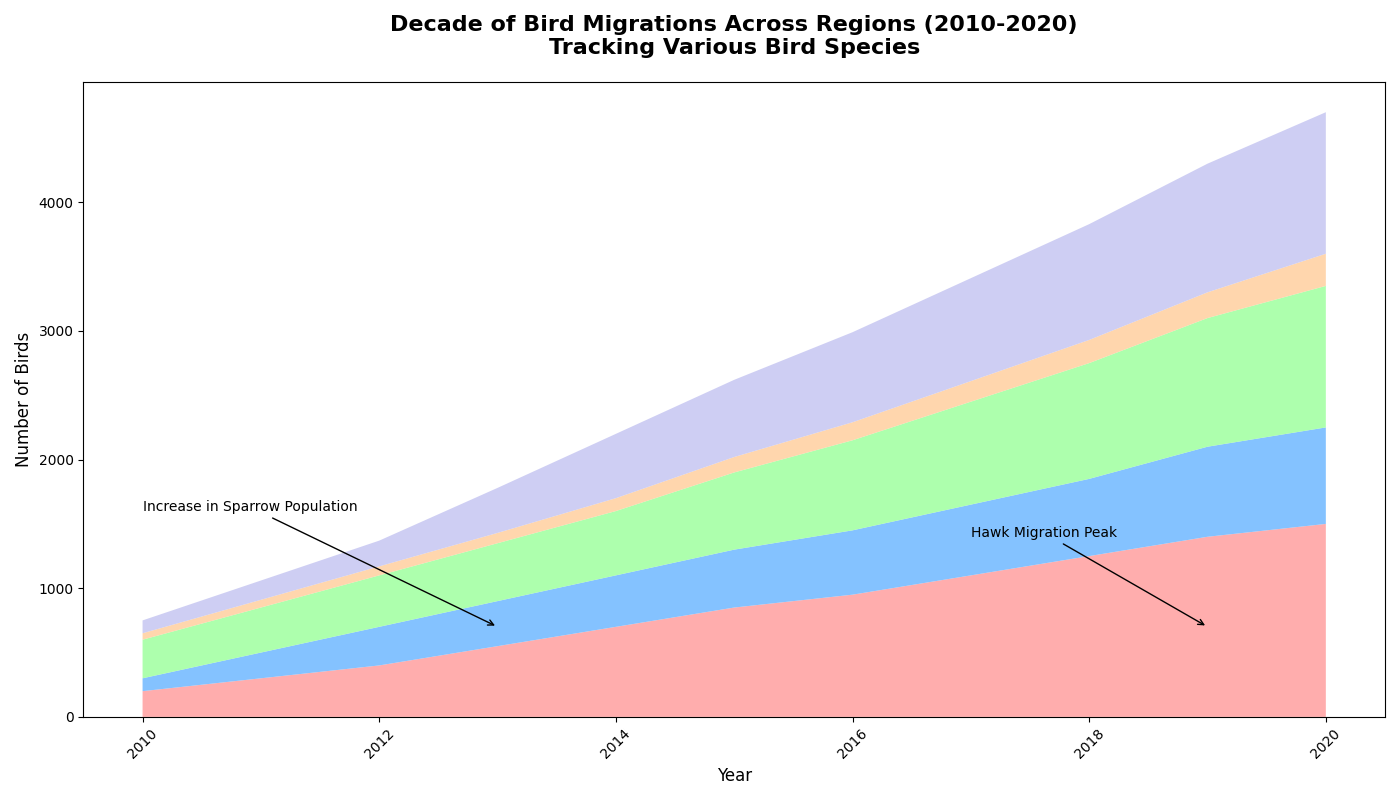

This figure's Python source:
import matplotlib.pyplot as plt
import numpy as np

years = np.arange(2010, 2021)

sparrows = np.array([200, 300, 400, 550, 700, 850, 950, 1100, 1250, 1400, 1500])
hawks = np.array([100, 200, 300, 350, 400, 450, 500, 550, 600, 700, 750])
swallows = np.array([300, 350, 400, 450, 500, 600, 700, 800, 900, 1000, 1100])
pelicans = np.array([50, 60, 70, 80, 100, 120, 140, 160, 180, 200, 250])
geese = np.array([100, 150, 200, 350, 500, 600, 700, 800, 900, 1000, 1100])

bird_migrations = np.vstack([sparrows, hawks, swallows, pelicans, geese])

fig, ax = plt.subplots(figsize=(14, 8))

colors = ['#ff9999', '#66b3ff', '#99ff99', '#ffcc99', '#c2c2f0']

ax.stackplot(years, bird_migrations, colors=colors, alpha=0.8)

ax.set_title("Decade of Bird Migrations Across Regions (2010-2020)\nTracking Various Bird Species", 
             fontsize=16, fontweight='bold', pad=20)
ax.set_xlabel("Year", fontsize=12)
ax.set_ylabel("Number of Birds", fontsize=12)

ax.annotate('Increase in Sparrow Population', xy=(2013, 700), xytext=(2010, 1600),
            arrowprops=dict(facecolor='black', arrowstyle='->'), fontsize=10)
ax.annotate('Hawk Migration Peak', xy=(2019, 700), xytext=(2017, 1400),
            arrowprops=dict(facecolor='black', arrowstyle='->'), fontsize=10)

plt.xticks(rotation=45)

plt.tight_layout(rect=[0, 0, 1, 1])

plt.show()
